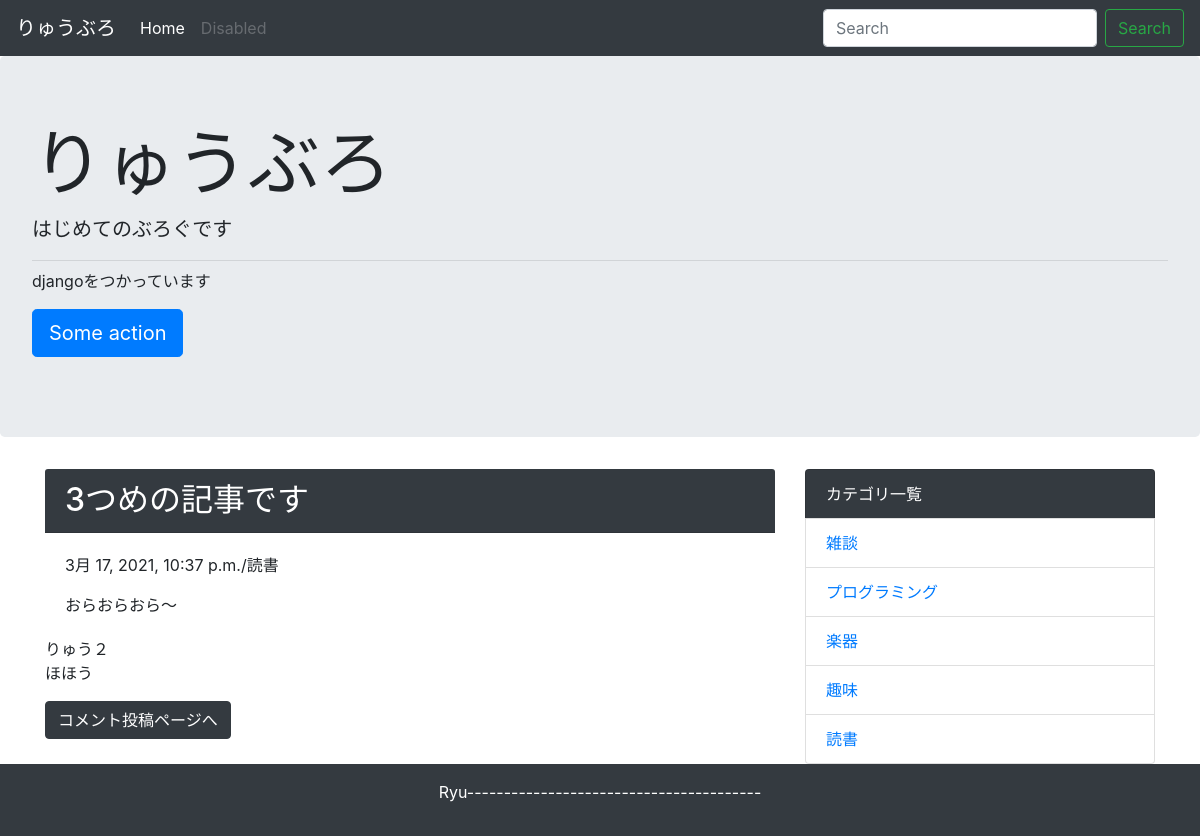
Screenshot of /detail/3/ with the database file from the repository.
### blog/models.py (models this page shows, shortened)
class Post(models.Model):
    title = models.CharField("タイトル",max_length=255)
    text = models.TextField("本文")
    created_at = models.DateTimeField("作成日",default=timezone.now)
    category = models.ForeignKey(Category,verbose_name="カテゴリ",on_delete=models.PROTECT)

class Category(models.Model):
    name = models.CharField("カテゴリ名",max_length=255)
    created_at = models.DateTimeField("作成日",default=timezone.now)
    def __str__(self):
        return self.name

class Comment(models.Model):
    name = models.CharField("お名前", max_length=50,default="名無し")
    text = models.TextField("本文")
    post = models.ForeignKey(Post,verbose_name="紐づく記事",on_delete=models.PROTECT)
    created_at = models.DateTimeField("作成日",default=timezone.now)

### blog/views.py (the view)
# urls.py: path('detail/<int:pk>/',views.DetailView.as_view(),name='detail'),
class DetailView(generic.DetailView):
    model = Post

### blog/context_processors.py (called while the page is built)
def common(request):
    Context = {
        'category_list':Category.objects.all(),
    }
    return Context

### blog/templates/blog/post_detail.html
{% extends 'blog/base.html' %}
{% block content %}
    <div>
        <h2 class="card-header bg-dark text-white">{{ post.title }}</h2>
        <div class="card-body">
            <p>{{ post.created_at }}/{{ post.category }}</p>
            {{ post.text | linebreaksbr | urlize}}
        </div>
    </div>
    {% for comment in post.comment_set.all %}
        <p>{{ comment.name }}
            <br>{{ comment.text | linebreaksbr }}</p>
    {% endfor %}
    <a class="btn btn-dark" href="{% url 'blog:comment' post.pk %}">コメント投稿ページへ</a>
{% endblock %}

### blog/templates/blog/base.html (shortened to what this page needs)
<!doctype html>
<html lang="ja">
    <head>
        <link
            rel="stylesheet"
            href="https://maxcdn.bootstrapcdn.com/bootstrap/4.0.0-beta.2/css/bootstrap.min.css"
>
    </head>
    <body>
        <nav class="navbar navbar-expand-lg navbar-dark bg-dark">
            <a class="navbar-brand" href="#">りゅうぶろ</a>
            <div class="collapse navbar-collapse" id="navbarSupportedContent">
                <ul class="navbar-nav mr-auto">
                    <li class="nav-item active">
                        <a class="nav-link" href="{% url 'blog:index' %}">Home
                            <span class="sr-only">(current)</span></a>
                    </li>
                    <li class="nav-item">
                        <a class="nav-link disabled" href="#">Disabled</a>
                    </li>
                </ul>
                <form class="form-inline my-2 my-lg-0" method="GET" action="{% url 'blog:index' %}">
                    <input
                        class="form-control mr-sm-2"
                        type="text"
                        placeholder="Search"
                        aria-label="Search"
                        name="keyword">
                    <button class="btn btn-outline-success my-2 my-sm-0" type="submit">Search</button>
                </form>
            </div>
        </nav>
        <div class="jumbotron">
            <h1 class="display-3">りゅうぶろ</h1>
            <p class="lead">はじめてのぶろぐです</p>
            <hr class="my-2">
            <p>djangoをつかっています</p>
            <p class="lead">
                <a class="btn btn-primary btn-lg" href="#!" role="button">Some action</a>
            </p>
        </div>
        <div class="container">
            <div class="row">
                <div class="col-md-8">
                    {% block content %}{% endblock %}
                </div>
                <div class="col-md-4">
                    <ul class="list-group">
                        <li class="list-group-item bg-dark text-white">カテゴリ一覧</li>
                        {% for category in category_list %}
                            <li class="list-group-item">
                                <a href="{% url 'blog:category' category.pk %}">{{ category }}</a>
                            </li>
                        {% endfor %}
                    </ul>
                </div>
            </div>
        </div>
        <footer class="bg-dark text-white text-center py-3">
            <p>Ryu----------------------------------------</p>
        </footer>
    </body>
</html>

### rows the page displays
Post: title "3つめの記事です", created_at "3月 17, 2021, 10:37 p.m.", category "読書", text "おらおらおら～"
Comment: name "りゅう２", text "ほほう"
Category: name "雑談"
Category: name "プログラミング"
Category: name "楽器"
Category: name "趣味"
Category: name "読書"
